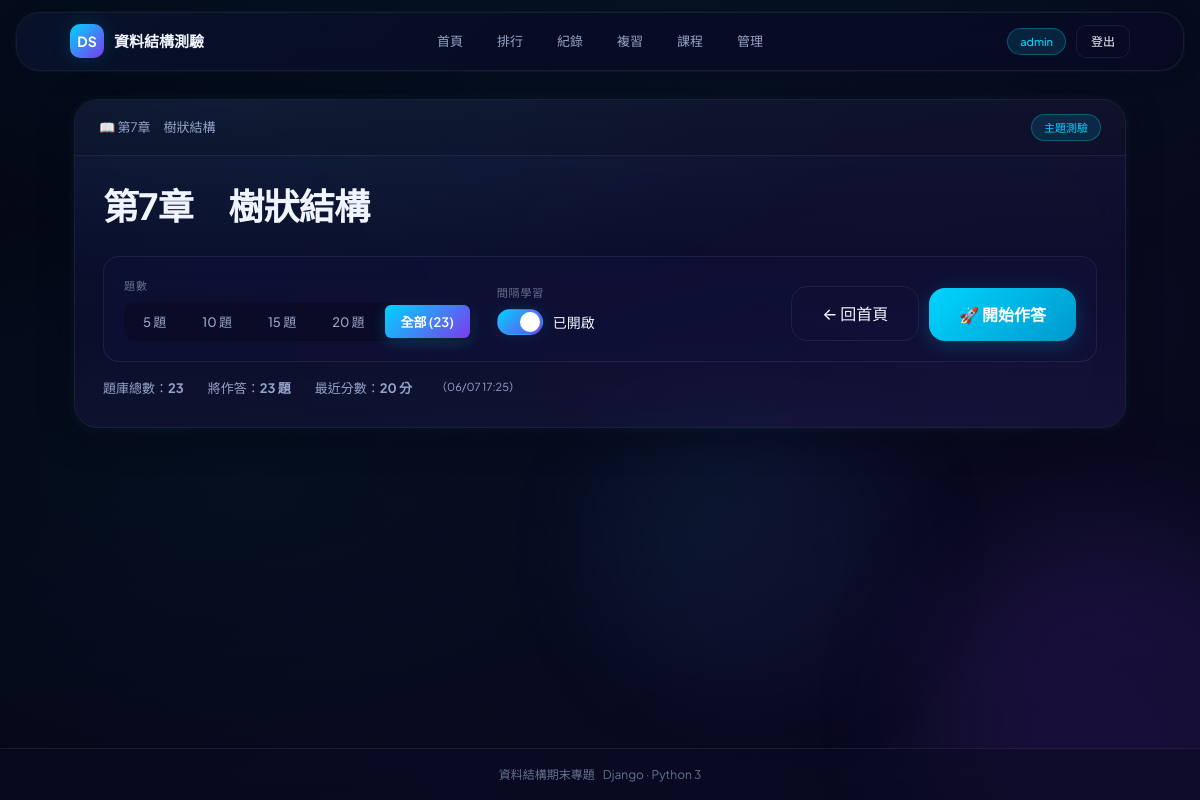
The app's page /quiz/第7章　樹狀結構/ (signed in) with its own data.
### quiz_app/models.py (models this page shows, shortened)
class User(AbstractUser):
    nickname = models.CharField(max_length=50, blank=True, verbose_name='暱稱')
    student_class = models.CharField(max_length=50, blank=True, null=True, verbose_name='班級')
    is_teacher = models.BooleanField(default=False, verbose_name='教師身分')
    class Meta:
        verbose_name = '使用者'
        verbose_name_plural = '使用者'

class QuizRecord(models.Model):
    user = models.ForeignKey(User, on_delete=models.CASCADE, null=True, blank=True, verbose_name='使用者')
    chapter = models.CharField(max_length=50, verbose_name='章節')
    total_questions = models.IntegerField(verbose_name='總題數')
    correct_count = models.IntegerField(verbose_name='答對題數')
    score = models.FloatField(verbose_name='分數')
    time_spent = models.IntegerField(verbose_name='耗時(秒)', default=0)
    is_sr = models.BooleanField(default=False, verbose_name='間隔學習法')
    created_at = models.DateTimeField(auto_now_add=True, verbose_name='作答時間')
    class Meta:
        verbose_name = '作答記錄'
        verbose_name_plural = '作答記錄'
        ordering = ['-created_at']

### quiz_app/views.py (the view)
# urls.py: path('quiz/<str:chapter>/', views.start_quiz, name='start_quiz'),
def start_quiz(request, chapter):
    if not request.user.is_authenticated:
        return redirect('login')
    total = Question.objects.filter(chapter=chapter).count()
    estimated_minutes = max(5, total)
    recent_record = QuizRecord.objects.filter(
        user=request.user, chapter=chapter
    ).order_by('-created_at').first()
    chapter_slug = chapter.replace(' ', '_').replace('　', '_')
    return render(request, 'quiz_app/quiz.html', {
        'chapter': chapter,
        'chapter_slug': chapter_slug,
        'total': total,
        'estimated_minutes': estimated_minutes,
        'recent_record': recent_record,
        'user': request.user,
    })

### quiz_app/templates/quiz_app/quiz.html (shortened to what this page needs)
<!DOCTYPE html>
<html lang="zh-Hant">
<head>
  {% load static %}
  <link rel="stylesheet" href="{% static 'quiz_app/css/style.css' %}"/>
</head>
<body>
<div class="app">
  <div class="stars">
  </div>
  <div class="floating-orb"></div>
  <div class="floating-orb"></div>
  <header class="header">
    <div class="header-inner">
      <a class="brand" href="{% url 'home' %}">
        <span class="brand-icon">DS</span>
        <span>資料結構測驗</span>
      </a>
      <nav class="nav" id="main-nav">
        <a class="nav-link" href="{% url 'home' %}">首頁</a>
        <a class="nav-link" href="{% url 'leaderboard' %}">排行</a>
        <a class="nav-link" href="{% url 'quiz_records' %}">紀錄</a>
        <a class="nav-link" href="{% url 'wrong_answers' %}">複習</a>
        {% if user.is_authenticated and user.is_teacher %}
        <a class="nav-link" href="{% url 'classroom_list' %}">課程</a>
        {% elif user.is_authenticated %}
        <a class="nav-link" href="{% url 'classroom_my' %}">課程</a>
        {% endif %}
        {% if user.is_staff %}
        <a class="nav-link" href="{% url 'admin_panel' %}">管理</a>
        {% endif %}
      </nav>
      <div class="header-meta">
        {% if user.is_authenticated %}
          <span class="tag tag-cyan" id="user-tag" onclick="openProfileModal()" style="cursor:pointer;" data-nickname="{{ user.nickname|default:'' }}" data-email="{{ user.email|default:'' }}" data-student-class="{{ user.student_class|default:'' }}">{{ user.nickname|default:user.username }}</span>
          <a href="{% url 'logout' %}" class="btn btn-sm btn-ghost">登出</a>
        {% else %}
          <a href="{% url 'login' %}" class="btn btn-sm btn-ghost">登入</a>
        {% endif %}
      </div>
    </div>
  </header>
  <main>
    <div class="container">
      <div class="panel">
        <div class="panel-header">
          <span><span class="dim">📖</span> {{ chapter }}</span>
          <span class="tag tag-cyan">主題測驗</span>
        </div>
        <div class="panel-body">
          <div style="margin-bottom:28px;">
            <h1 style="font-size:36px;margin:0 0 12px;letter-spacing:-0.02em;line-height:1.2;">
              {{ chapter }}
            </h1>
          </div>
          <div style="display:flex;gap:24px;flex-wrap:wrap;align-items:flex-end;padding:20px;background:var(--glass-bg);border:1px solid var(--glass-border);border-radius:var(--radius-lg);">
            <div>
              <div class="panel-label" style="margin-bottom:8px;">題數</div>
              <div class="seg" id="seg-count">
                <button data-count="5" onclick="setCount(5)">5 題</button>
                <button data-count="10" onclick="setCount(10)">10 題</button>
                <button data-count="15" onclick="setCount(15)">15 題</button>
                <button data-count="20" onclick="setCount(20)">20 題</button>
                <button data-count="{{ total }}" onclick="setCount({{ total }})" class="active">全部 ({{ total }})</button>
              </div>
            </div>
            <div>
              <div class="panel-label" style="margin-bottom:8px;">間隔學習</div>
              <div class="toggle on" id="toggle-sr" onclick="toggleSr()" role="switch" aria-checked="true">
                <span class="toggle-track"></span>
                <span class="toggle-label" id="sr-label">已開啟</span>
              </div>
            </div>
            <div style="margin-left:auto;display:flex;gap:10px;align-items:flex-end;">
              <a class="btn btn-lg btn-ghost" href="{% url 'home' %}" style="white-space:nowrap;">← 回首頁</a>
              <a class="btn btn-primary btn-lg" id="btn-start"
                 href="{% url 'take_quiz' chapter %}?count={{ total }}&sr=1"
                 style="white-space:nowrap;">
                🚀 開始作答
              </a>
            </div>
          </div>
          <div style="display:flex;gap:24px;margin-top:16px;font-size:13px;color:var(--text-muted);">
            <span>題庫總數：<strong>{{ total }}</strong></span>
            <span>將作答：<strong id="selected-count">{{ total }} 題</strong></span>
            {% if user.is_authenticated and recent_record %}
            <span>最近分數：<strong>{{ recent_record.score|floatformat:0 }} 分</strong></span>
            <span style="font-size:11px;">（{{ recent_record.created_at|date:"m/d H:i" }}）</span>
            {% endif %}
          </div>
        </div>
      </div>
    </div>
  </main>
  <footer class="app-footer">
    <div class="container footer-inner" style="padding:0;">
      <div class="dim" style="font-size:12px">資料結構期末專題</div>
      <div class="dim" style="font-size:12px">Django · Python 3</div>
    </div>
  </footer>
</div>
</body>
</html>

### records on screen
User: nickname "admin"
QuizRecord: score "20", created_at "06/07 17:25"

### other values on screen
{{ chapter }} "第7章 樹狀結構"
{{ total }} "23"
